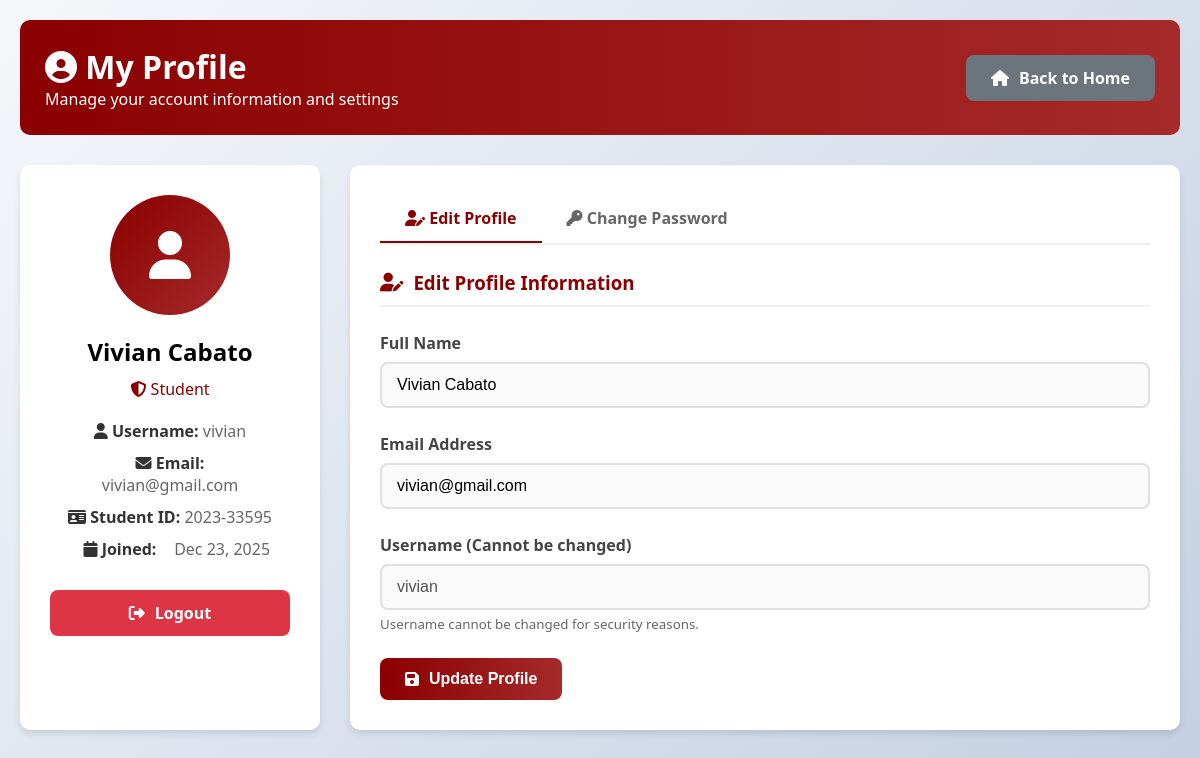
The app's page /admin/profile.php (signed in) with its own data.
### tables this page shows
CREATE TABLE `users` (
  `id` int(11) NOT NULL,
  `username` varchar(50) NOT NULL,
  `password` varchar(255) NOT NULL,
  `email` varchar(100) NOT NULL,
  `role` enum('student','admin','registrar') DEFAULT 'student',
  `student_id` varchar(50) DEFAULT NULL,
  `fullname` varchar(100) DEFAULT NULL,
  `profile_picture` varchar(255) DEFAULT NULL,
  `is_active` tinyint(1) DEFAULT 1,
  `created_at` timestamp NOT NULL DEFAULT current_timestamp(),
  `last_login` timestamp NULL DEFAULT NULL,
  `email_verified` tinyint(1) DEFAULT 0,
  `verification_token` varchar(64) DEFAULT NULL,
  `verification_sent_at` timestamp NULL DEFAULT NULL,
  `verification_expires_at` timestamp NULL DEFAULT NULL,
  `updated_at` timestamp NULL DEFAULT NULL,
  `mojoauth_id` varchar(255) DEFAULT NULL,
  `enrollment_status` enum('enrolled','graduated','inactive') DEFAULT 'enrolled',
  `last_enrolled` date DEFAULT NULL
);

### includes/functions.php (called while the page is built, shortened)
<?php
require_once 'config.php';
class Functions {
    private $conn;
    public function __construct() {
        global $conn;
        $this->conn = $conn;
    }
    public function getUserById($id) {
        $stmt = $this->conn->prepare("SELECT id, username, email, role, student_id, fullname, profile_picture, is_active, created_at, last_login FROM users WHERE id = ?");
        $stmt->bind_param("i", $id);
        $stmt->execute();
        $result = $stmt->get_result();
        return $result->fetch_assoc();
    }
}
?>

### admin/profile.php (the view, shortened to what this page needs)
<?php
require_once '../includes/functions.php';
$functions = new Functions();
$user_id = $_SESSION['user_id'];
$user = $functions->getUserById($user_id);
?>
<!DOCTYPE html>
<html lang="en">
<head>
    <link rel="stylesheet" href="https://cdnjs.cloudflare.com/ajax/libs/font-awesome/6.4.0/css/all.min.css">
</head>
<body>
    <div class="container">
        <div class="header">
            <div>
                <h1><i class="fas fa-user-circle"></i> My Profile</h1>
                <p>Manage your account information and settings</p>
            </div>
            <a href="../admin/index.php" class="btn btn-secondary">
                <i class="fas fa-home"></i> Back to Home
            </a>
        </div>
        <div class="profile-container">
            <div class="profile-sidebar">
                <div class="profile-avatar">
                    <i class="fas fa-user"></i>
                </div>
                <h2><?php echo htmlspecialchars(isset($user['fullname']) && !empty($user['fullname']) ? $user['fullname'] : 'User'); ?></h2>
                <p style="color: #8B0000; margin: 10px 0;">
    <i class="fas fa-shield-alt"></i>
    <?php echo htmlspecialchars(ucfirst(isset($user['role']) ? $user['role'] : 'user')); ?>
</p>
                <div class="profile-info">
                    <p><strong><i class="fas fa-user"></i> Username:</strong>
                       <?php echo htmlspecialchars($user['username']); ?></p>
                    <p><strong><i class="fas fa-envelope"></i> Email:</strong>
                       <?php echo htmlspecialchars($user['email']); ?></p>
                       <p><strong><i class="fas fa-id-card"></i> Student ID:</strong>
                       <?php echo htmlspecialchars(isset($user['student_id']) && !empty($user['student_id']) ? $user['student_id'] : 'N/A'); ?></p>
                    <p><strong><i class="fas fa-calendar"></i> Joined:</strong>
                       <?php echo date('M d, Y', strtotime($user['created_at'])); ?></p>
                </div>
                <div style="margin-top: 30px;">
                    <a href="logout.php" class="btn btn-danger" style="width: 100%;">
                        <i class="fas fa-sign-out-alt"></i> Logout
                    </a>
                </div>
            </div>
            <div class="profile-content">
                <div class="tabs">
                    <div class="tab active" onclick="switchTab('profile')">
                        <i class="fas fa-user-edit"></i> Edit Profile
                    </div>
                    <div class="tab" onclick="switchTab('password')">
                        <i class="fas fa-key"></i> Change Password
                    </div>
                </div>
                <div id="profile-tab" class="tab-content active">
                    <h3 class="section-title"><i class="fas fa-user-edit"></i> Edit Profile Information</h3>
                    <form method="POST" action="">
                        <div class="form-group">
                            <label for="fullname">Full Name</label>
                            <input type="text" id="fullname" name="fullname" class="form-control"
       value="<?php echo htmlspecialchars(isset($user['fullname']) ? $user['fullname'] : ''); ?>" required>
                        </div>
                        <div class="form-group">
                            <label for="email">Email Address</label>
                            <input type="email" id="email" name="email" class="form-control"
                                   value="<?php echo htmlspecialchars($user['email']); ?>" required>
                        </div>
                        <div class="form-group">
                            <label for="username">Username (Cannot be changed)</label>
                            <input type="text" id="username" class="form-control"
                                   value="<?php echo htmlspecialchars($user['username']); ?>" disabled>
                            <small style="color: #666; display: block; margin-top: 5px;">
                                Username cannot be changed for security reasons.
                            </small>
                        </div>
                        <button type="submit" name="update_profile" class="btn btn-primary">
                            <i class="fas fa-save"></i> Update Profile
                        </button>
                    </form>
                </div>
</div>
            </div>
        </div>
</body>
</html>

### admin/profile.php (style rules this page uses)
* { margin: 0; padding: 0; box-sizing: border-box; }
body { font-family: 'Segoe UI', Tahoma, Geneva, Verdana, sans-serif; background: linear-gradient(135deg, #f5f7fa 0%, #c3cfe2 100%); min-height: 100vh; }
.container { max-width: 1200px; margin: 0 auto; padding: 20px; }
.header { background: linear-gradient(to right, #8B0000, #A52A2A); color: white; padding: 25px; border-radius: 10px; margin-bottom: 30px; display: flex; justify-content: space-between; align-items: center; }
.profile-container { display: grid; grid-template-columns: 300px 1fr; gap: 30px; }
.profile-sidebar { background: white; border-radius: 10px; padding: 30px; box-shadow: 0 4px 6px rgba(0,0,0,0.1); text-align: center; }
.profile-avatar { width: 120px; height: 120px; background: linear-gradient(135deg, #8B0000, #A52A2A); border-radius: 50%; margin: 0 auto 20px; display: flex; align-items: center; justify-content: center; color: white; font-size: 3rem; }
.profile-info { margin-top: 20px; }
.profile-info p { margin: 10px 0; color: #666; }
.profile-info strong { color: #333; display: inline-block; min-width: 100px; }
.profile-content { background: white; border-radius: 10px; padding: 30px; box-shadow: 0 4px 6px rgba(0,0,0,0.1); }
.section-title { color: #8B0000; margin-bottom: 25px; padding-bottom: 10px; border-bottom: 2px solid #f0f0f0; display: flex; align-items: center; gap: 10px; }
.form-group { margin-bottom: 25px; }
.form-group label { display: block; margin-bottom: 8px; font-weight: 600; color: #444; }
.form-control { width: 100%; padding: 12px 15px; border: 2px solid #e0e0e0; border-radius: 8px; font-size: 1rem; transition: all 0.3s; background: #fafafa; }
.btn { padding: 12px 25px; border: none; border-radius: 8px; font-size: 1rem; font-weight: 600; cursor: pointer; transition: all 0.3s; display: inline-flex; align-items: center; justify-content: center; gap: 10px; text-decoration: none; }
.btn-primary { background: linear-gradient(to right, #8B0000, #A52A2A); color: white; }
.btn-secondary { background: #6c757d; color: white; }
.btn-danger { background: #dc3545; color: white; }
.tabs { display: flex; border-bottom: 2px solid #f0f0f0; margin-bottom: 25px; }
.tab { padding: 12px 25px; cursor: pointer; border-bottom: 2px solid transparent; color: #666; font-weight: 600; transition: all 0.3s; }
.tab.active { color: #8B0000; border-bottom: 2px solid #8B0000; }
.tab-content { display: none; }
.tab-content.active { display: block; }

### records on screen
users: fullname "Vivian Cabato", role "Student", username "vivian", email "vivian@gmail.com", student "2023-33595", created_at "Dec 23, 2025"
